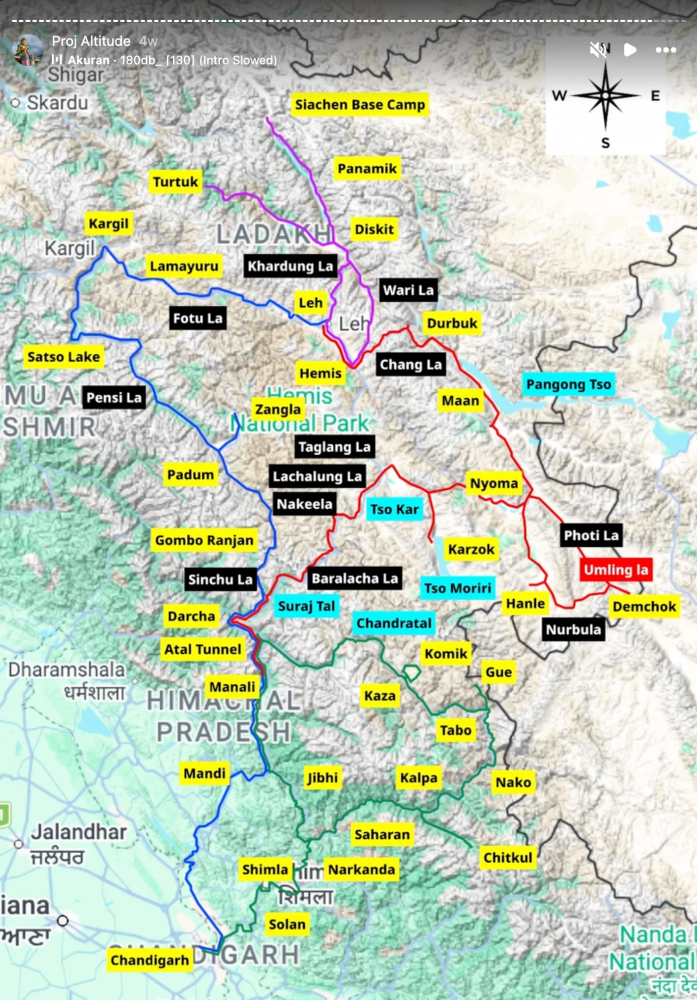
#> input picture route-explorer/data/raw/reference/circuits-map-original.webp, 1394 x 2000 px (shown at 1/2 size)
$ python trace_reference.py
#> lines starting #> are read from the running program, lines starting #| are printed output that depends on the picture; after the words box and inside, x2 and y2 are one past the last pixel; in counts of white or black regions, pixels touching at a corner belong together
"""Trace the four coloured circuits out of the reference map, in image pixels.

Colour mask -> remove thick blobs (label boxes) -> bridge markers -> skeleton -> polylines.
Output: data/raw/reference/traced_px.json  {color_id: [[[x, y], ...], ...]}
"""
import colorsys, json, math, os, sys
sys.path.insert(0, os.path.dirname(os.path.abspath(__file__)))
import numpy as np
from PIL import Image
from scipy import ndimage as ndi
from skimage.morphology import skeletonize, remove_small_objects
from georef import markers, ROOT
IMG = f"{ROOT}/data/raw/reference/circuits-map-original.webp"

HUES = {"nubra": (265, 300), "changthang": (-18, 15), "zanskar": (218, 245), "spiti": (125, 160)}


def masks():
    im = np.asarray(Image.open(IMG).convert("RGB")).astype(np.float32) / 255
    mx, mn = im.max(-1), im.min(-1)
    sat = (mx - mn) / np.maximum(mx, 1e-6)
    r, g, b = im[..., 0], im[..., 1], im[..., 2]
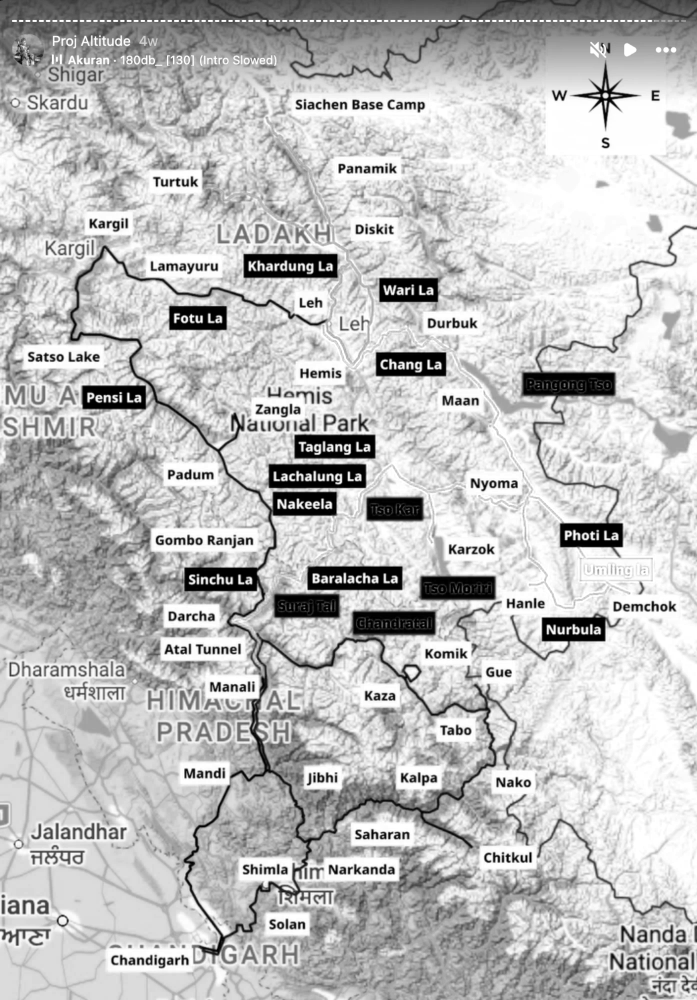
#> r: shape (2000, 1394) float32 (shown at 1/2 size); min 0, max 1, mean 0.747
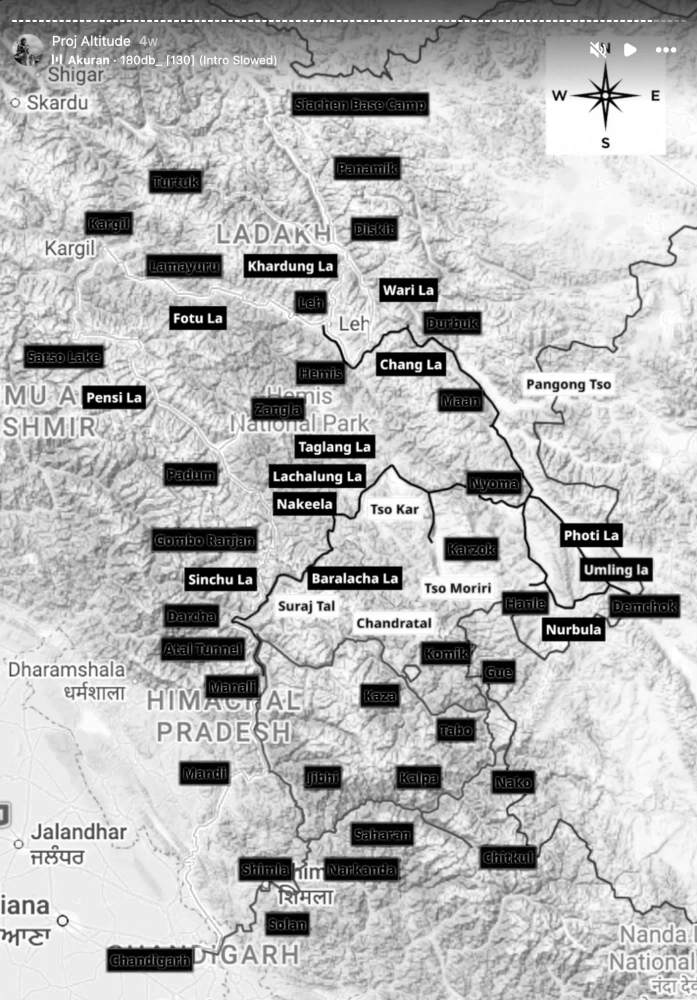
#> b: shape (2000, 1394) float32 (shown at 1/2 size); min 0, max 1, mean 0.72
    # hue in degrees
    h = np.zeros_like(mx)
    d = np.maximum(mx - mn, 1e-6)
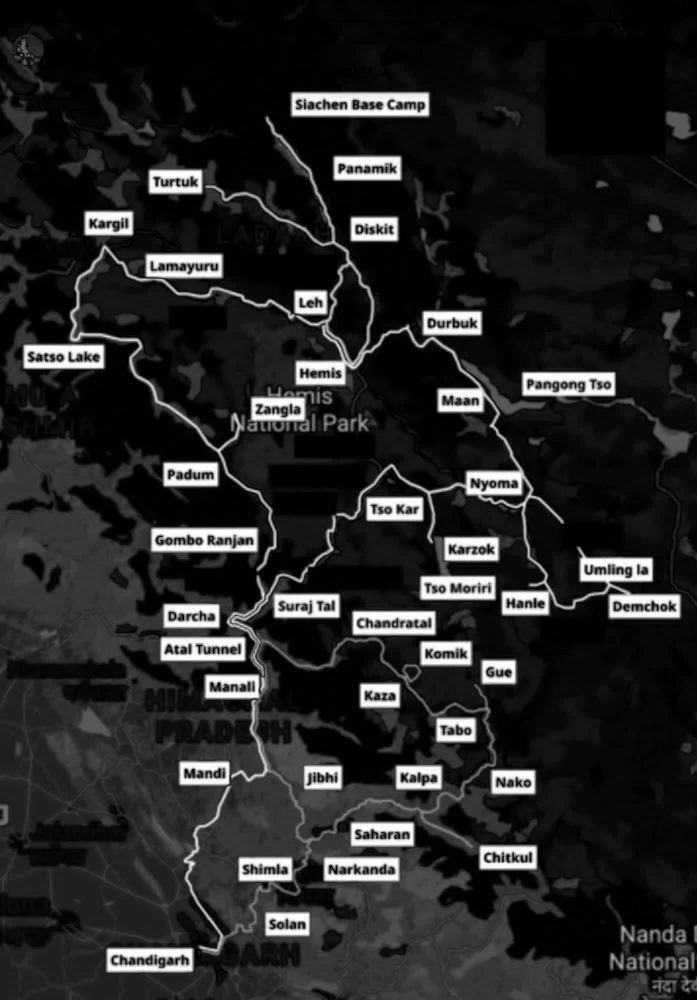
#> d: shape (2000, 1394) float32 (shown at 1/2 size); min 1e-06, max 1, mean 0.146
    h = np.where(mx == r, ((g - b) / d) % 6, np.where(mx == g, (b - r) / d + 2, (r - g) / d + 4)) * 60
    h = np.where(h > 180 + 150, h - 360, h)            # red wraps to negative
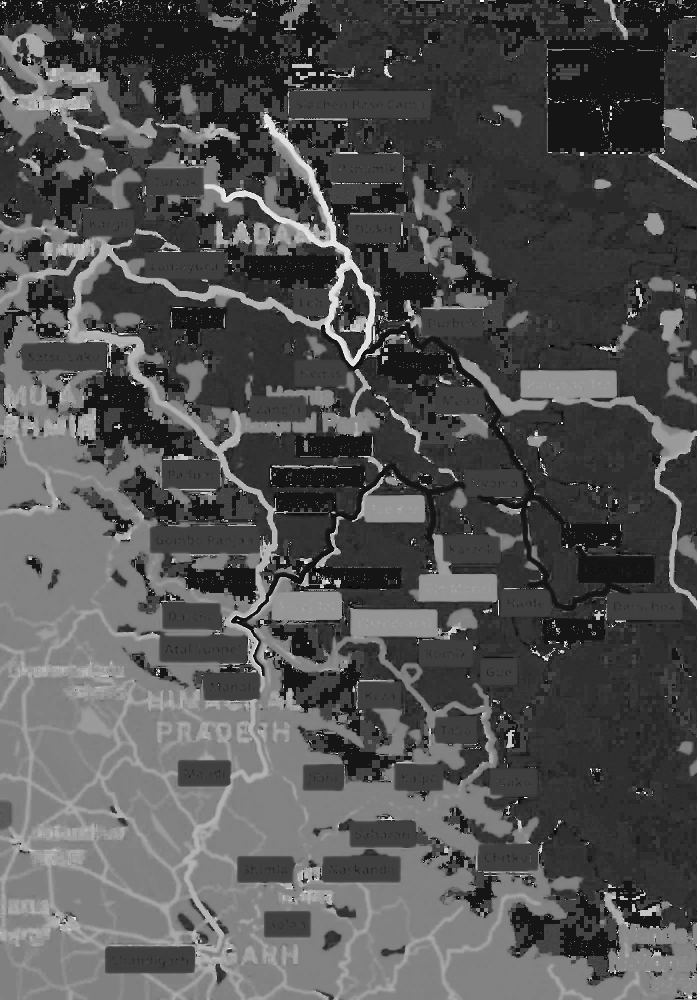
#> h: shape (2000, 1394) float32 (shown at 1/2 size); min -30, max 330, mean 86.2; drawn with min black and max white
    out = {}
    marks = []                                  # the original has no place markers
    for cid, (lo, hi) in HUES.items():
        m = (sat > 0.5) & (mx > 0.25) & (h >= lo) & (h <= hi)
        m[:165, :] = False                      # app header over the screenshot
        m[:320, 1080:] = False                  # compass rose
        # label boxes and other solid fills: anything thicker than ~7 px
        thick = ndi.binary_opening(m, structure=np.ones((7, 7)))
        m &= ~ndi.binary_dilation(thick, iterations=2)
        m = remove_small_objects(m, max_size=40)
        # markers are white discs drawn over the line: fill those the line runs into
        yy, xx = np.mgrid[0:m.shape[0], 0:m.shape[1]]
        for (cx, cy) in marks:
            ring = (np.hypot(xx[int(cy)-9:int(cy)+10, int(cx)-9:int(cx)+10] - cx, yy[int(cy)-9:int(cy)+10, int(cx)-9:int(cx)+10] - cy))
            win = m[int(cy)-9:int(cy)+10, int(cx)-9:int(cx)+10]
            if win.shape == ring.shape and (win & (ring > 5.5)).sum() >= 3:
                win |= ring <= 7.5
        m = ndi.binary_closing(m, structure=np.ones((3, 3)))
        out[cid] = m
#> this loop made 1 pass
#> pass 1, in masks, `m = (sat > 0.5) & (mx > 0.25) & (h >= lo) & (h <= hi)`:
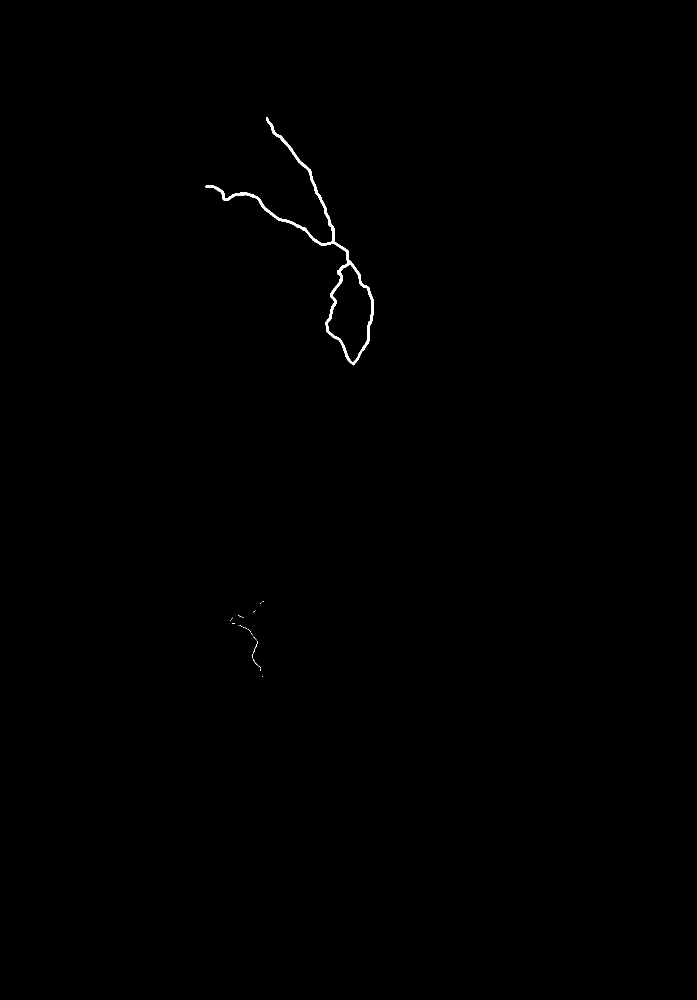
#> m: shape (2000, 1394) bool (shown at 1/2 size); 0.22% white; 22 white regions (19 under 20 px), largest, box (x1, y1, x2, y2) and area: (411, 234, 748, 731) 5882, (506, 1282, 516, 1307) 31, (506, 1318, 521, 1336) 23
#> pass 1, in masks, `thick = ndi.binary_opening(m, structure=np.ones((7, 7)))`:
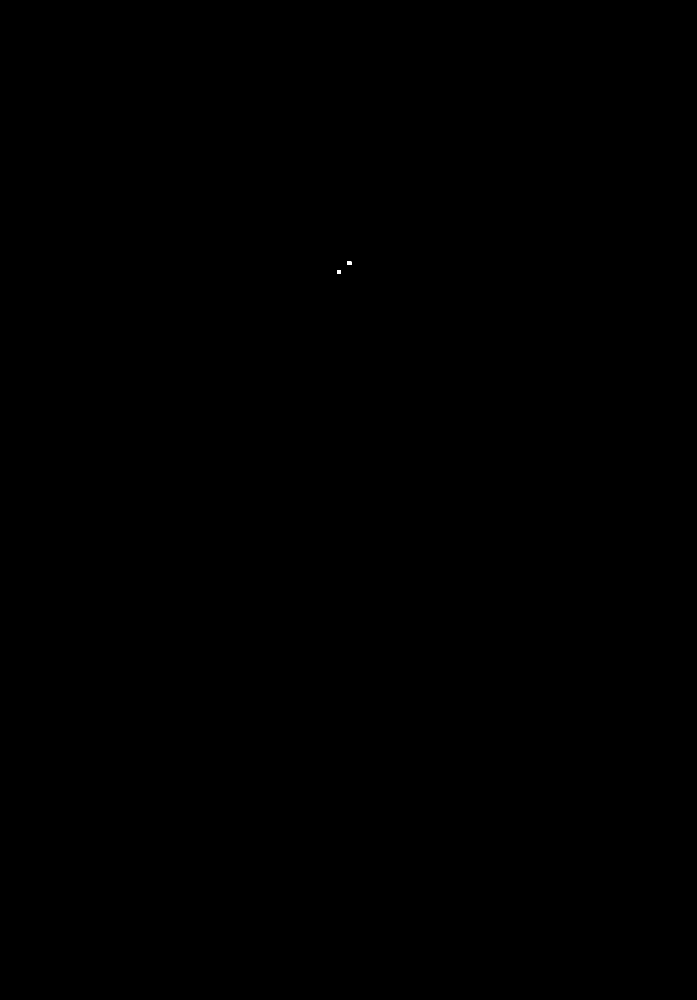
#> thick: shape (2000, 1394) bool (shown at 1/2 size); 0% white; 2 white regions, box (x1, y1, x2, y2) and area: (695, 522, 703, 530) 63, (674, 541, 682, 548) 56
#> after the loop, out = 0 items
    return out


# [28 lines left out: function polylines, not called in this run]


def length(l): return sum(math.dist(a, b) for a, b in zip(l, l[1:]))


# [27 lines left out: function bridge, not called in this run]


def main():
    out = {}
    for cid, m in masks().items():
        lines = [l for l in polylines(m)]
        lines = [l for l in lines if length(l) >= 6]
        lines, nb = bridge(lines)
        out[cid] = [[[round(x, 1), round(y, 1)] for x, y in l] for l in lines]
        print(cid, len(lines), "lines,", nb, "bridges,", round(sum(length(l) for l in lines)), "px")
    json.dump(out, open(f"{ROOT}/data/raw/reference/traced_px.json", "w"))
    # overlay preview
    im = Image.open(IMG).convert("RGB").copy()
    from PIL import ImageDraw
    dr = ImageDraw.Draw(im)
    col = {"nubra": (0, 0, 0), "changthang": (0, 0, 0), "zanskar": (0, 0, 0), "spiti": (0, 0, 0)}
    for cid, ls in out.items():
        for l in ls: dr.line([tuple(p) for p in l], fill=(255, 0, 255) if cid == "spiti" else (0, 255, 0), width=1)
    im.save(f"{ROOT}/shots/traced_px.png")


if __name__ == "__main__":
#> (the run stopped early here; a loop or call above may not have finished)
